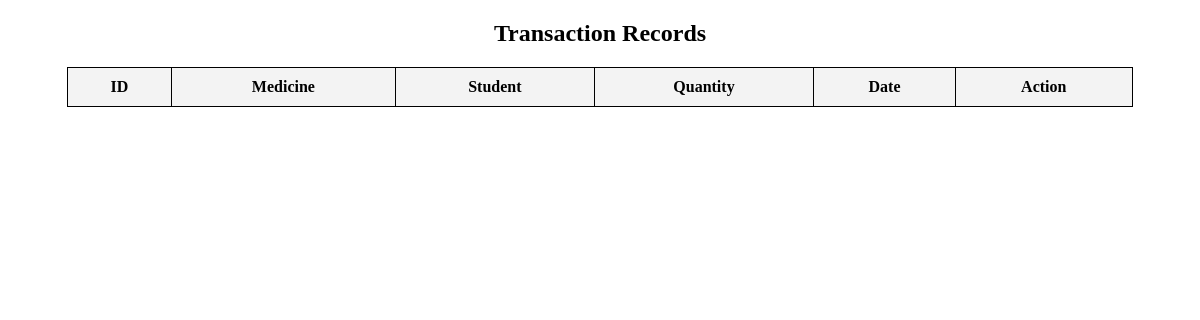
Page /transaction/index.php on the earlier database version.
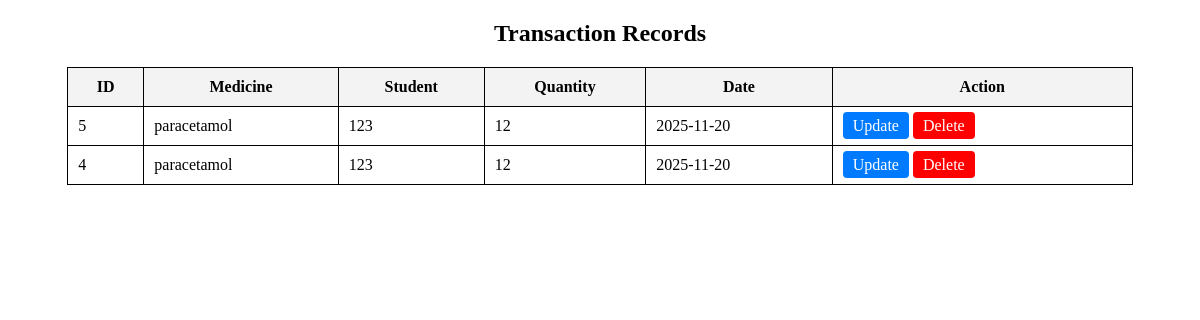
Same page on the later database version.
### tables this page shows
CREATE TABLE `transaction` (
  `transactionID` int(11) NOT NULL,
  `quantity` int(11) NOT NULL,
  `transactionDate` date NOT NULL,
  `itemID` int(11) DEFAULT NULL,
  `studentID` int(11) DEFAULT NULL
);

CREATE TABLE `inventory` (
  `itemID` int(11) NOT NULL,
  `genericName` varchar(32) NOT NULL,
  `dosage` varchar(32) NOT NULL,
  `brand` varchar(32) NOT NULL,
  `category` varchar(32) NOT NULL,
  `addDate` date NOT NULL,
  `expDate` date NOT NULL,
  `quantity` int(11) NOT NULL
);

CREATE TABLE `studentrecord` (
  `ID` int(11) NOT NULL,
  `name` varchar(32) NOT NULL,
  `idNum` int(11) NOT NULL,
  `department` int(11) NOT NULL,
  `complaint` varchar(255) NOT NULL,
  `visitDate` date NOT NULL
);

### transaction/oop.php (called while the page is built, shortened)
<?php
class oop_class {
    private $conn;
    function __construct() {
        try {
            $connection = "mysql:host=" . SERVER . ";dbname=" . DBNAME . ";charset=utf8";
            $this->conn = new PDO($connection, USER, PASS);
            $this->conn->setAttribute(PDO::ATTR_ERRMODE, PDO::ERRMODE_EXCEPTION);
        } catch (PDOException $e) {
            echo "<script>alert('Connection Failed');</script>";
        }
    }
    public function show_data() {
        $select = "
            SELECT
                t.transactionID,
                t.quantity,
                t.transactionDate,
                i.genericName AS medicineName,
                s.name AS studentName
            FROM transaction t
            LEFT JOIN inventory i ON t.itemID = i.itemID
            LEFT JOIN studentrecord s ON t.studentID = s.ID
            ORDER BY t.transactionID DESC
        ";
        $stmt = $this->conn->prepare($select);
        $stmt->execute();
        return $stmt->fetchAll(PDO::FETCH_ASSOC);
    }
}
?>

### transaction/index.php (the view, shortened to what this page needs)
<?php
include "oop.php";
$oop = new oop_class();
$data = $oop->show_data();
?>
<!DOCTYPE html>
<html>
<head>
</head>
<body>
<h2 style="text-align:center;">Transaction Records</h2>
<table>
    <tr>
        <th>ID</th>
        <th>Medicine</th>
        <th>Student</th>
        <th>Quantity</th>
        <th>Date</th>
        <th>Action</th>
    </tr>
    <?php foreach ($data as $row) { ?>
        <tr>
            <td><?= $row['transactionID']; ?></td>
            <td><?= $row['medicineName']; ?></td>
            <td><?= $row['studentName']; ?></td>
            <td><?= $row['quantity']; ?></td>
            <td><?= $row['transactionDate']; ?></td>
            <td>
                <a class="btn" href="update.php?id=<?= $row['transactionID']; ?>">Update</a>
                <a class="btn delete"
                   href="delete.php?id=<?= $row['transactionID']; ?>"
                   onclick="return confirm('Delete this record?');">
                   Delete
                </a>
            </td>
        </tr>
    <?php } ?>
</table>
</body>
</html>

### transaction/index.php (style rules this page uses)
table { width: 90%; border-collapse: collapse; margin: 20px auto; }
table, th, td { border: 1px solid black; padding: 10px; }
th { background: #f3f3f3; }
a.btn { padding: 5px 10px; background: #007bff; color: white; text-decoration: none; border-radius: 4px; }
a.btn.delete { background: red; }

Differences in the rows shown:
added transaction: transactionID "5", itemID.genericName "paracetamol", studentrecord.name "123", quantity "12", transactionDate "2025-11-20"
added transaction: transactionID "4", itemID.genericName "paracetamol", studentrecord.name "123", quantity "12", transactionDate "2025-11-20"
